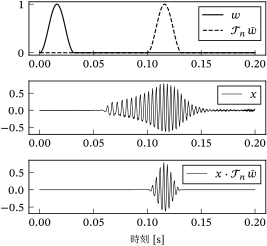

Write Python code to recreate this figure.
from pathlib import PurePath

import matplotlib as mpl
import matplotlib.pyplot as plt
import numpy as np
from constant import constants
from scipy.io import wavfile

plt.style.use(["sigproc", "sigproc-wide"])
mpl.rc("figure", figsize=(2.8740, 2.6575))
lw = constants.observation_linewidth

filename = "phone_spectrogram.wav"
samplerate, data = wavfile.read(str(PurePath(__file__).parent / filename))

x = (data.astype(np.double) - 128) / 127
t = np.linspace(0, len(x) / samplerate, num=len(x), endpoint=False)
x = x[t <= 0.2]
t = t[t <= 0.2]
w = np.zeros(len(x))

for i in range(0, 256):
    w[i] = 0.5 * (1 - np.cos(2 * np.pi * i / 256))

fig, axs = plt.subplots(3, 1)
axs[0].plot(t, w, label=r"$w$")
w = np.roll(w, samplerate // 10)
axs[0].plot(t, w, label=r"$\translate{n}\conj{w}$")
axs[0].legend(loc="upper right")
axs[1].plot(t, x, label=r"$x$", lw=lw)
axs[1].legend(loc="upper right")
axs[2].plot(t, w * x, label=r"$x\cdot\translate{n}\conj{w}$", lw=lw)
axs[2].legend(loc="upper right")
axs[2].set_xlabel("時刻[s]")
fig.savefig(str(PurePath(__file__).parent / (PurePath(__file__).stem + ".pdf")))
